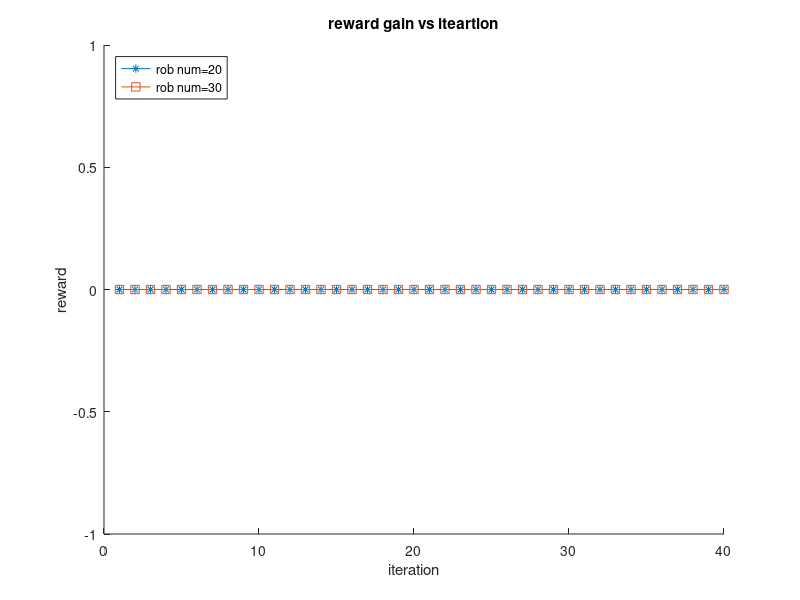

MATLAB code to generate this figure:
clc;
clear;
maindir = 'G:\matlab\workspace\results';
subdir  = dir( maindir );
hold on;
reward_history=zeros(5,400);
for i = 1 : length( subdir )    
        if( isequal( subdir( i ).name, '.' )||...
        isequal( subdir( i ).name, '..')||...
        subdir( i ).isdir)               % 如果是目录则跳过
        continue;
        end
    filepath = fullfile( maindir, subdir( i ).name);
    load(filepath);%读取一次运行的结果
    reward = 0;
    duration = 0;
    for robot = 1:length(h.robots)
        result= h.robots(robot).data.z;
        data_size=(size(result));
        duration = data_size(2);
        for time = 1:duration
            one_time_result=result(time);
            s=size(one_time_result{1,1});
            if(s(1)>0)
                reward_history(i-2,time)=reward_history(i-2,time)+1;
            end
        end
    end
%     for j=2:400
%         reward_history(i-2,j)=reward_history(i-2,j-1)+reward_history(i-2,j);
%     end  
end
% plot(reward_history(2,:)-reward_history(1,:),'LineWidth',2)
% plot(reward_history(3,:)-reward_history(2,:),'LineWidth',2)
% plot(reward_history(4,:)-reward_history(3,:),'LineWidth',2)
% plot(reward_history(5,:)-reward_history(4,:),'LineWidth',2)
count=1;
avg1=[];
sum=0;
for i=1:length(reward_history(1,:))
    sum=sum+reward_history(1,i);
    count=count+1;
    if(count==10)
        avg1=[avg1,sum/10];
        sum=0;
        count=0;
    end
end
count=1;
avg2=[];
sum=0;
for i=1:length(reward_history(2,:))
    sum=sum+reward_history(2,i);
    count=count+1;
    if(count==10)
        avg2=[avg2,sum/10];
        sum=0;
        count=0;
    end
end
plot(avg1,'Marker','*')
plot(avg2,'Marker','s')
title('reward gain vs iteartion')
xlabel('iteration')
ylabel('reward')
legend({'rob num=20','rob num=30'},'Location','northwest')